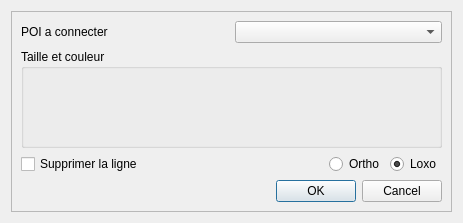
<?xml version="1.0" encoding="UTF-8"?>
<ui version="4.0">
 <class>DialogPoiConnect</class>
 <widget class="QDialog" name="DialogPoiConnect">
  <property name="geometry">
   <rect>
    <x>0</x>
    <y>0</y>
    <width>463</width>
    <height>223</height>
   </rect>
  </property>
  <property name="windowTitle">
   <string>Dialog</string>
  </property>
  <layout class="QVBoxLayout" name="verticalLayout">
   <item>
    <widget class="QScrollArea" name="scrollArea">
     <property name="widgetResizable">
      <bool>true</bool>
     </property>
     <widget class="QWidget" name="scrollAreaWidgetContents">
      <property name="geometry">
       <rect>
        <x>0</x>
        <y>0</y>
        <width>443</width>
        <height>203</height>
       </rect>
      </property>
      <layout class="QVBoxLayout" name="verticalLayout_2">
       <item>
        <layout class="QHBoxLayout" name="horizontalLayout">
         <item>
          <widget class="QLabel" name="label">
           <property name="text">
            <string>POI a connecter</string>
           </property>
          </widget>
         </item>
         <item>
          <widget class="QComboBox" name="comboPoi">
           <property name="sizePolicy">
            <sizepolicy hsizetype="Preferred" vsizetype="Fixed">
             <horstretch>0</horstretch>
             <verstretch>0</verstretch>
            </sizepolicy>
           </property>
           <property name="maximumSize">
            <size>
             <width>300</width>
             <height>16777215</height>
            </size>
           </property>
          </widget>
         </item>
        </layout>
       </item>
       <item>
        <widget class="QGroupBox" name="colorBox">
         <property name="title">
          <string>Taille et couleur</string>
         </property>
         <layout class="QVBoxLayout" name="verticalLayout_3"/>
        </widget>
       </item>
       <item>
        <layout class="QHBoxLayout" name="horizontalLayout_2">
         <item>
          <widget class="QCheckBox" name="checkBox">
           <property name="text">
            <string>Supprimer la ligne</string>
           </property>
          </widget>
         </item>
         <item>
          <spacer name="horizontalSpacer">
           <property name="orientation">
            <enum>Qt::Horizontal</enum>
           </property>
           <property name="sizeHint" stdset="0">
            <size>
             <width>40</width>
             <height>20</height>
            </size>
           </property>
          </spacer>
         </item>
         <item>
          <widget class="QRadioButton" name="ortho">
           <property name="text">
            <string>Ortho</string>
           </property>
          </widget>
         </item>
         <item>
          <widget class="QRadioButton" name="loxo">
           <property name="text">
            <string>Loxo</string>
           </property>
           <property name="checked">
            <bool>true</bool>
           </property>
          </widget>
         </item>
        </layout>
       </item>
       <item>
        <widget class="QDialogButtonBox" name="buttonBox">
         <property name="orientation">
          <enum>Qt::Horizontal</enum>
         </property>
         <property name="standardButtons">
          <set>QDialogButtonBox::Cancel|QDialogButtonBox::Ok</set>
         </property>
        </widget>
       </item>
      </layout>
     </widget>
    </widget>
   </item>
  </layout>
 </widget>
 <tabstops>
  <tabstop>comboPoi</tabstop>
  <tabstop>checkBox</tabstop>
  <tabstop>ortho</tabstop>
  <tabstop>loxo</tabstop>
 </tabstops>
 <resources/>
 <connections>
  <connection>
   <sender>buttonBox</sender>
   <signal>accepted()</signal>
   <receiver>DialogPoiConnect</receiver>
   <slot>accept()</slot>
   <hints>
    <hint type="sourcelabel">
     <x>248</x>
     <y>254</y>
    </hint>
    <hint type="destinationlabel">
     <x>157</x>
     <y>274</y>
    </hint>
   </hints>
  </connection>
  <connection>
   <sender>buttonBox</sender>
   <signal>rejected()</signal>
   <receiver>DialogPoiConnect</receiver>
   <slot>reject()</slot>
   <hints>
    <hint type="sourcelabel">
     <x>316</x>
     <y>260</y>
    </hint>
    <hint type="destinationlabel">
     <x>286</x>
     <y>274</y>
    </hint>
   </hints>
  </connection>
 </connections>
</ui>
